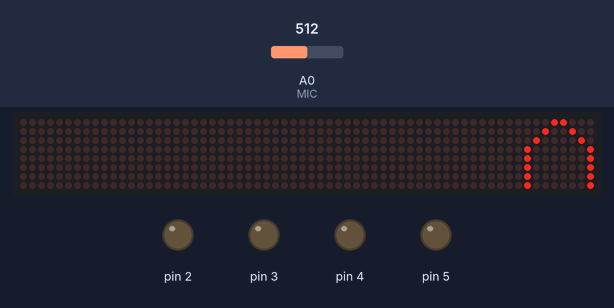
Bench run of a sketch on a simulated Arduino Uno, built with avr-gcc and run on an emulated ATmega328P. Parts: 64×8 LED matrix, output pins drawn as LEDs (lit = HIGH). The test bench sets the inputs (shaded band); at power-on: A0 (MIC) = 512.

Above: at 1.3 s.
1.4 s: A0 (MIC) set to 0
At 2.1 s:
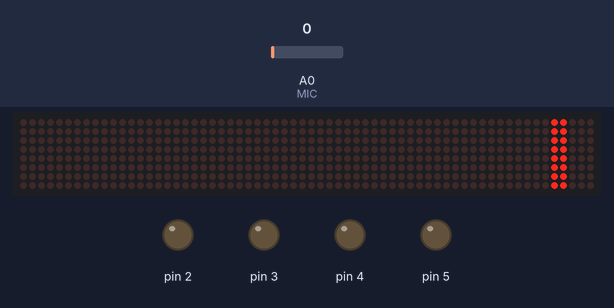
3.0 s: A0 (MIC) set to 18
At 3.3 s:
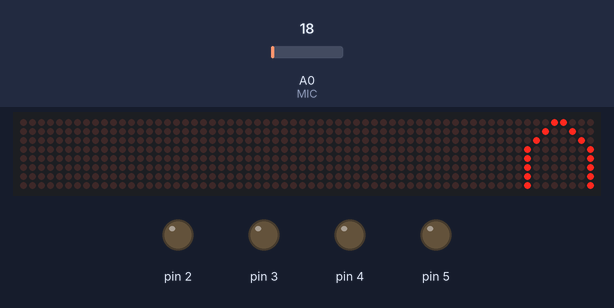
Timing chart, 0 to 6.0 s (numbered marks = the images above; inputs shaded):
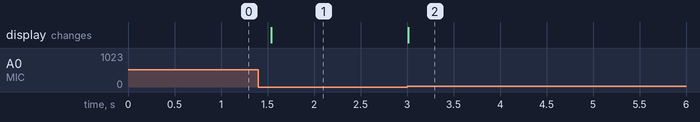

The sketch:

del9.ino
```cpp
#include <LedControl.h>
#define MIC A0
int DIN = 12;
int CS =  11;
int CLK = 10;
int sig = 0;
int A,B,C,D;

byte a[8]=     {0x00,0xE9,0x89,0xE9,0x29,0xEF,0x00,0x00,};
byte b[8]=     {0x00,0xE7,0x94,0xE7,0x91,0xE7,0x00,0x00,};
byte c[8]=     {0x00,0xEC,0x8A,0x8C,0x8A,0xEA,0x00,0x00,};
byte d[8]=     {0x00,0xEE,0x49,0x4E,0x49,0xEE,0x00,0x00,};
byte e[8]= {0x00,0xF0,0x80,0xF0,0x80,0xF0,0x00,0x00,};
byte s[8]= {00000000, 00000000, 00000000, 0xFF,0xFF,  B00000000, 00000000, 00000000};


byte invader01a[] =
    { B00011000,B00111100, B01111110, B11011011, B11111111, B00100100, B01011010, B10100101
    };

byte n[8]= {B11000001,B11100001,B11110001,B10111001,B10011101,B10001111,B10000111,B10000011};
byte s1[8]= {B00011000, B00011000, B00011000, B00011000, B00011000, B00011000, B00011000, B00011000};
byte l1[8]= {B00011000,B00100100, B00100100, B00100100, B00100100, B00100100, B00100100,B00100100};
byte h1[8]= {B00011000,B00100100,B01000010,B01000010,B01000010,B01000010,B01000010,B01000010//B00100100,B00011000
    };
byte k1[8]= {B00011000,B00100100,B01000010,B10000001,B10000001,B10000001,B10000001,B10000001,};


byte d0[8]= {B00000000,B00000000,B00000000,B00000000,B00000000,B00000000,B00000000,B11111111};
byte d1[8]= {B00000000,B00000000,B00000000,B00000000,B00000000,B01010010,B01110110,B11111111};
byte d2[8]= {B00000000,B00000000,B00000000,B00000000,B00000000,B10101001,B11101011,B11111111};
byte d3[8]= {B00000000,B00000000,B00000000,B10010010,B10010010,B11011111,B11111111,B11111111};
byte d4[8]= {B00000000,B00000000,B00000000,B01001001,B01101011,B11101111,B11111111,B11111111};
byte d5[8]= {B00000000,B10010010,B11010011,B11010011,B11111011,B11111111,B11111111,B11111111};
byte d6[8]= {B00000000,B00101100,B10101100,B11101110,B11101111,B11111111,B11111111,B11111111};

LedControl lc=LedControl(DIN,CLK,CS,0);

void setup(){

pinMode(2, OUTPUT);
 pinMode(3, OUTPUT);
 pinMode(4, OUTPUT);
 pinMode(5, OUTPUT);
   lc.shutdown(0,false); // Wake up displays
    lc.shutdown(1,false);
    lc.setIntensity(0,5); // Set intensity levels
    lc.setIntensity(1,5);
    lc.clearDisplay(0); // Clear Displays
    lc.clearDisplay(1);


 lc.shutdown(0,false);       //The MAX72XX is in power-saving mode on startup
 lc.setIntensity(0,15);      // Set the brightness to maximum value
 lc.clearDisplay(0);         // and clear the display
}
void dcart() {
    sig = analogRead(MIC)*25;

 if (sig==0) //||(sig>0&&sig<300))
     {printByte(d0); }
     else if (sig>775&&sig<800){ printByte(d1); delay(100); printByte(d2); printByte(d0);}
    else if (sig>800&&sig<900) {printByte(d3); delay(100); printByte(d4); printByte(d0);}
    else if (sig>900) {printByte(d5); delay(100); printByte(d6); printByte(d0);}

}
void dcartt() {
    sig = analogRead(MIC)*50;

 if (sig==0) //||(sig>0&&sig<300))
     {printByte(d0); }
     else if (sig>50&&sig<400){ printByte(d1); delay(100); printByte(d2); printByte(d0);}
    else if (sig>400&&sig<700) {printByte(d3); delay(100); printByte(d4); printByte(d0);}
    else if (sig>700) {printByte(d5); delay(100); printByte(d6); printByte(d0);}

}

void led() {
 sig = analogRead(MIC)*50;
    if (sig==0) //||(sig>0&&sig<300))
    {printByte(s1);

        delay(10);
        }
    else if (sig>50&&sig<250) {printByte(l1);

        delay(250);
        }
    else if (sig>250&&sig<500) {printByte(h1);

        delay(350);
        }
    else if (sig>700) {printByte(k1);

        delay(500);
        } }

/*void leda() {
 sig = analogRead(MIC)*50;
    if (sig==0) //||(sig>0&&sig<300))
    {printByte1(s1);

        delay(10);
        }
    else if (sig>50&&sig<250) {printByte1(l1);

        delay(250);
        }
    else if (sig>250&&sig<500) {printByte1(h1);

        delay(350);
        }
    else if (sig>700) {printByte1(k1);

        delay(500);
        } }

    */

  void led1() {
    {for (int i = 0; i < 8; i++) {
        lc.setRow(0,i,s1[i]);
        lc.setRow(1,i,s1[i]);}
        delay(10);
        }}
 void led2() {
     for (int i = 0; i < 8; i++) {
        lc.setRow(0,i,l1[i]);
        lc.setRow(1,i,l1[i]);}
        delay(250);
        }
  void led3() {
    for (int i = 0; i < 8; i++) {
        lc.setRow(0,i,h1[i]);
        lc.setRow(1,i,h1[i]);}
        delay(350);
        }
 void led4() {
    for (int i = 0; i < 8; i++) {
        lc.setRow(0,i,k1[i]);
        lc.setRow(1,i,k1[i]);}
        delay(500);
        }


void loop(){

    byte f[8]=   {0x00,0x66,0xFF,0xFF,0x7E,0x3C,0x18,0x00,};
    byte g[8]= {0xFF,0x99,0x00,0x00,0x81,0xC3,0xE7,0xFF,};
    byte h[8]=   {0x00,0x66,0xFF,0xFF,0x7E,0x3C,0x18,0x00,};
    byte i[8] = {0xFF,0x99,0x00,0x00,0x81,0xC3,0xE7,0xFF,};

    /*printByte(d11);

    delay(100);

    printByte(d12);

    delay(100);

    printByte(d11);

    delay(100);

    printByte(d12);

    delay(1000);

    printByte(d21);

    delay(100);

    printByte(d22);

    delay(100);

    printByte(d21);

    delay(100);

    printByte(d22);

    delay(1000);

    printByte(d31);

    delay(100);

    printByte(d32);

    delay(100);

    printByte(d31);

    delay(100);

    printByte(d32);

    delay(1000); */


   // printEduc8s();

 //   lc.clearDisplay(0);

  //  delay(1000);

   // dcartt();
  //dcart();
  led();
 // leda();
   /* sig = analogRead(MIC)*50;
    if (sig==0) //||(sig>0&&sig<300))
        led1();

     else if (sig>50&&sig<250) {
        led2();
        }
    else if (sig>250&&sig<500) {
        led3();

        }
    else if (sig>700) {
        led4();
        }
    //printByte(s);
 // delay(1000);

    */
}

void printEduc8s()
{
printByte(s1);
  delay(1000);
printByte(l1);
  delay(1000);
printByte(h1);
  delay(1000);
printByte(k1);
  delay(1000);


}

void printByte(byte character [])
{
  int i = 0;
  for(i=0;i<8;i++)
  {
    lc.setRow(0,i,character[i]);

  }
}
void printByte1(byte character [])
{
  int i = 0;
  for(i=0;i<8;i++)
  {
    lc.setRow(1,i,character[i]);
  }
}
```

Measured:
- after the input at 1.4 s, the display: changes after 0.14 s (image 1)
- after the input at 3.0 s, the display: changes at once (image 2)
